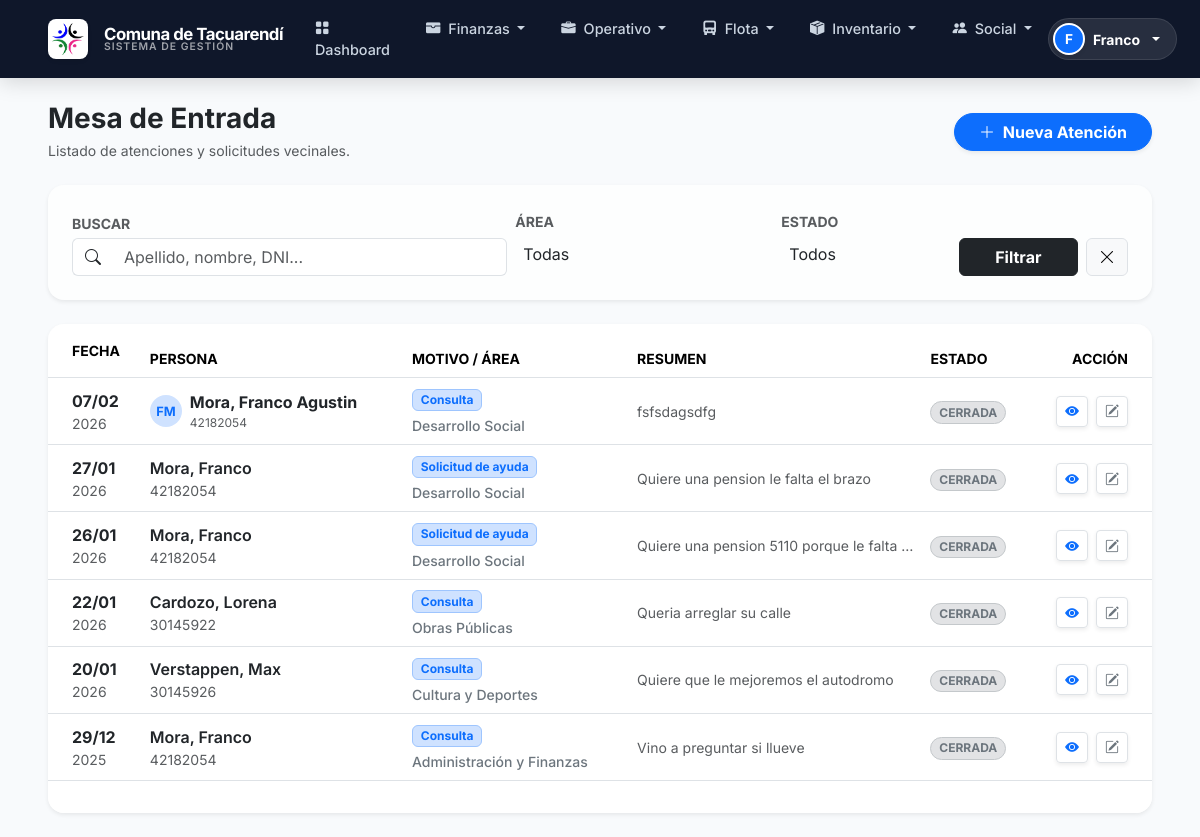
The app's page /atenciones/ (signed in) with its own data.
### finanzas/models.py (models this page shows, shortened)
class Atencion(models.Model):
    MOTIVO_CHOICES = [
        ("CONSULTA", "Consulta"),
        ("RECLAMO", "Reclamo"),
        ("SOLICITUD_AYUDA", "Solicitud de ayuda"),
        ("TRAMITE", "Trámite"),
        ("DENUNCIA", "Denuncia"),
        ("OTRO", "Otro"),
    ]
    ESTADO_CHOICES = [("ABIERTA", "Abierta"), ("EN_SEGUIMIENTO", "En seguimiento"), ("CERRADA", "Cerrada")]
    persona = models.ForeignKey(Beneficiario, on_delete=models.SET_NULL, null=True, blank=True, related_name="atenciones")
    persona_nombre = models.CharField(max_length=200, blank=True)
    persona_dni = models.CharField(max_length=20, blank=True)
    persona_barrio = models.CharField(max_length=100, blank=True)
    area = models.ForeignKey(Area, on_delete=models.SET_NULL, null=True, blank=True)
    fecha_atencion = models.DateField(default=timezone.now, db_index=True)
    hora_atencion = models.TimeField(null=True, blank=True)
    motivo_principal = models.CharField(max_length=20, choices=MOTIVO_CHOICES, default="CONSULTA")
    canal = models.CharField(max_length=20, default="PRESENCIAL")
    prioridad = models.CharField(max_length=10, default="MEDIA")
    descripcion = models.TextField(blank=True)
    resultado = models.TextField(blank=True)
    requiere_seguimiento = models.BooleanField(default=False)
    estado = models.CharField(max_length=20, choices=ESTADO_CHOICES, default="CERRADA")
    tarea_seguimiento = models.ForeignKey("agenda.Tarea", on_delete=models.SET_NULL, null=True, blank=True, related_name="atenciones")
    origen_interno = models.CharField(max_length=200, blank=True)
    creado_por = models.ForeignKey(settings.AUTH_USER_MODEL, on_delete=models.SET_NULL, null=True, related_name="atenciones_creadas")
    actualizado_por = models.ForeignKey(settings.AUTH_USER_MODEL, on_delete=models.SET_NULL, null=True, related_name="atenciones_actualizadas")
    fecha_creacion = models.DateTimeField(auto_now_add=True)
    actualizado_en = models.DateTimeField(auto_now=True)
    class Meta:
        verbose_name = "Atención"
        verbose_name_plural = "Atenciones"
        ordering = ["-fecha_atencion", "-id"]

class Beneficiario(models.Model):
    TIPO_VINCULO_NINGUNO = "NINGUNO"
    TIPO_VINCULO_PLANTA = "PLANTA"
    TIPO_VINCULO_JORNAL = "JORNAL"
    TIPO_VINCULO_EVENTUAL = "EVENTUAL"
    TIPO_VINCULO_HONORARIO = "HONORARIO"
    TIPO_VINCULO_CHOICES = [
        (TIPO_VINCULO_NINGUNO, "Sin vínculo"),
        (TIPO_VINCULO_PLANTA, "Planta"),
        (TIPO_VINCULO_JORNAL, "Jornal"),
        (TIPO_VINCULO_EVENTUAL, "Eventual"),
        (TIPO_VINCULO_HONORARIO, "Honorarios"),
    ]
    nombre = models.CharField(max_length=100)
    apellido = models.CharField(max_length=100)
    dni = models.CharField(max_length=20, blank=True, db_index=True)
    fecha_nacimiento = models.DateField(null=True, blank=True)
    direccion = models.CharField(max_length=255, blank=True)
    barrio = models.CharField(max_length=100, blank=True)
    telefono = models.CharField(max_length=50, blank=True)
    notas = models.TextField(blank=True, help_text="Observaciones generales sobre la situación social")
    paga_servicios = models.BooleanField(default=False)
    detalle_servicios = models.CharField(max_length=255, blank=True)
    tipo_vinculo = models.CharField(max_length=20, choices=TIPO_VINCULO_CHOICES, default=TIPO_VINCULO_NINGUNO)
    sector_laboral = models.ForeignKey(Area, on_delete=models.SET_NULL, null=True, blank=True, related_name="beneficiarios_laborales")
    fecha_ingreso = models.DateField(null=True, blank=True)
    percibe_beneficio = models.BooleanField(default=False)
    beneficio_detalle = models.CharField(max_length=255, blank=True)
    beneficio_organismo = models.CharField(max_length=120, blank=True)
    beneficio_monto_aprox = models.DecimalField(max_digits=12, decimal_places=2, null=True, blank=True)
    activo = models.BooleanField(default=True)
    created = models.DateTimeField(auto_now_add=True)
    class Meta:
        verbose_name = "Beneficiario"
        verbose_name_plural = "Beneficiarios"
        ordering = ["apellido", "nombre"]

class Area(models.Model):
    nombre = models.CharField(max_length=100)
    descripcion = models.TextField(blank=True)
    activo = models.BooleanField(default=True)
    class Meta:
        verbose_name = "Área"
        verbose_name_plural = "Áreas"
    def __str__(self):
        return self.nombre

### finanzas/views_atenciones.py (the view, shortened to what this page needs)
# urls.py: path("atenciones/", views_atenciones.AtencionListView.as_view(), name="atencion_list"),
class AtencionListView(OperadorSocialRequiredMixin, ListView):
    model = Atencion
    template_name = "finanzas/atencion_list.html"
    context_object_name = "atenciones"
    paginate_by = 20
    def get_queryset(self):
        qs = (
            Atencion.objects
            .select_related("persona", "area", "creado_por")
            .all()
            .order_by("-fecha_atencion", "-fecha_creacion")
        )
        q = (self.request.GET.get("q") or "").strip()
        area_id = (self.request.GET.get("area") or "").strip()
        estado = (self.request.GET.get("estado") or "").strip()
        if area_id:
            qs = qs.filter(area_id=area_id)
        if estado:
            qs = qs.filter(estado=estado)
        return qs
    def get_context_data(self, **kwargs):
        ctx = super().get_context_data(**kwargs)
        ctx["filtros_areas"] = Area.objects.filter(activo=True).order_by("nombre")
        ctx["estado_choices"] = Atencion.ESTADO_CHOICES
        ctx["q"] = (self.request.GET.get("q") or "").strip()
        ctx["area_sel"] = (self.request.GET.get("area") or "").strip()
        ctx["estado_sel"] = (self.request.GET.get("estado") or "").strip()
        ctx.update(roles_ctx(self.request.user))
        return ctx

### finanzas/templates/finanzas/atencion_list.html (shortened to what this page needs)
{% extends "finanzas/base.html" %}
{% load humanize %}
{% block content %}
<div class="d-flex justify-content-between align-items-center flex-wrap gap-2 mb-4 animate-fade-in">
  <div>
    <h1 class="h3 fw-bold text-dark mb-1">Mesa de Entrada</h1>
    <div class="text-muted small">Listado de atenciones y solicitudes vecinales.</div>
  </div>
  <a href="{% url 'finanzas:atencion_create' %}" class="btn btn-primary shadow-sm fw-bold rounded-pill px-4 hover-lift">
    <i class="bi bi-plus-lg me-1"></i> Nueva Atención
  </a>
</div>
<div class="card border-0 shadow-sm rounded-4 overflow-hidden mb-4">
  <div class="card-body p-3 p-md-4 bg-light bg-opacity-25">
    <form class="row g-2 align-items-end" method="get">
      <div class="col-12 col-md-5">
        <label class="form-label small text-muted mb-1 fw-bold">BUSCAR</label>
        <div class="input-group">
            <span class="input-group-text bg-white border-end-0"><i class="bi bi-search"></i></span>
            <input type="text" class="form-control border-start-0" name="q" value="{{ q }}" placeholder="Apellido, nombre, DNI...">
        </div>
      </div>
      <div class="col-12 col-md-3">
        <label class="form-label small text-muted mb-1 fw-bold">ÁREA</label>
      </div>
      <div class="col-12 col-md-2">
        <label class="form-label small text-muted mb-1 fw-bold">ESTADO</label>
      </div>
      <div class="col-12 col-md-2 d-flex gap-2">
        <button class="btn btn-dark w-100 fw-bold" type="submit">Filtrar</button>
        <a class="btn btn-light border" href="{% url 'finanzas:atencion_list' %}" title="Limpiar"><i class="bi bi-x-lg"></i></a>
      </div>
    </form>
  </div>
</div>
<div class="card border-0 shadow-sm rounded-4 overflow-hidden animate-fade-in">
  <div class="table-responsive">
    <table class="table table-hover align-middle mb-0">
      <thead class="bg-light small text-uppercase text-secondary fw-bold">
        <tr>
          <th class="ps-4 py-3">Fecha</th>
          <th>Persona</th>
          <th>Motivo / Área</th>
          <th>Resumen</th>
          <th>Estado</th>
          <th class="text-end pe-4">Acción</th>
        </tr>
      </thead>
      <tbody>
        {% for a in atenciones %}
        <tr>
          <td class="ps-4">
            <div class="fw-bold text-dark">{{ a.fecha_atencion|date:"d/m" }}</div>
            <div class="small text-muted">{{ a.fecha_atencion|date:"Y" }}</div>
          </td>
          <td>
            {% if a.persona %}
              <div class="d-flex align-items-center">
                  <div class="bg-primary-subtle text-primary rounded-circle d-flex align-items-center justify-content-center me-2 fw-bold" style="width: 32px; height: 32px; font-size: 0.8rem;">
                      {{ a.persona.nombre|slice:":1" }}{{ a.persona.apellido|slice:":1" }}
                  </div>
                  <div>
                      <a class="text-decoration-none fw-bold text-dark stretched-link-not" href="{% url 'finanzas:persona_detail' a.persona.pk %}">
                        {{ a.persona.apellido }}, {{ a.persona.nombre }}
                      </a>
                      <div class="small text-muted" style="font-size: 0.75rem;">{{ a.persona.dni|default:"S/D" }}</div>
                  </div>
              </div>
            {% else %}
              <div class="fw-semibold text-dark">{{ a.persona_nombre|default:"(Sin nombre)" }}</div>
              <div class="small text-muted">{{ a.persona_dni }}</div>
            {% endif %}
          </td>
          <td>
            <span class="badge bg-primary-subtle text-primary border border-primary-subtle mb-1">
              {{ a.get_motivo_principal_display }}
            </span>
            <div class="small text-secondary fw-medium">{{ a.area|default:"-" }}</div>
          </td>
          <td style="max-width: 250px;">
             <div class="text-muted small text-truncate">{{ a.descripcion|default:"Sin descripción" }}</div>
          </td>
          <td>
            {% if a.estado == "ABIERTA" %}
              <span class="badge bg-success-subtle text-success border border-success-subtle rounded-pill">ABIERTA</span>
            {% elif a.estado == "EN_SEGUIMIENTO" %}
              <span class="badge bg-warning-subtle text-warning-emphasis border border-warning-subtle rounded-pill">SEGUIMIENTO</span>
            {% else %}
              <span class="badge bg-secondary-subtle text-secondary border border-secondary-subtle rounded-pill">CERRADA</span>
            {% endif %}
          </td>
          <td class="text-end pe-4">
            <div class="d-flex justify-content-end gap-2">
                <button type="button"
                        class="btn btn-sm btn-white border shadow-sm hover-lift btn-quick-view"
                        data-bs-toggle="modal"
                        data-bs-target="#quickViewModal"
                        data-fecha="{{ a.fecha_atencion|date:'d/m/Y' }}"
                        data-persona="{% if a.persona %}{{ a.persona.apellido }}, {{ a.persona.nombre }}{% else %}{{ a.persona_nombre }}{% endif %}"
                        data-motivo="{{ a.get_motivo_principal_display }}"
                        data-area="{{ a.area|default:'General' }}"
                        data-estado="{{ a.get_estado_display }}"
                        data-descripcion="{{ a.descripcion|default:'Sin detalles.' }}"
                        data-observaciones="{{ a.observaciones|default:'No hay observaciones.' }}"
                        title="Ver detalle rápido">
                    <i class="bi bi-eye-fill text-primary"></i>
                </button>
                <a href="{% url 'finanzas:atencion_update' a.pk %}?next={{ request.get_full_path|urlencode }}"
                   class="btn btn-sm btn-white border shadow-sm hover-lift text-secondary" title="Editar / Gestionar">
                  <i class="bi bi-pencil-square"></i>
                </a>
            </div>
          </td>
        </tr>
        {% endfor %}
      </tbody>
    </table>
  </div>
  <div class="card-footer bg-white border-top-0 py-3">
  </div>
</div>
{% endblock %}

### finanzas/templates/finanzas/base.html (shortened to what this page needs)
{% load static %}
{% load humanize %}
<!doctype html>
<html lang="es" data-bs-theme="light">
  <head>
    <link href="https://cdn.jsdelivr.net/npm/bootstrap@5.3.3/dist/css/bootstrap.min.css" rel="stylesheet">
    <link rel="stylesheet" href="https://cdn.jsdelivr.net/npm/bootstrap-icons@1.11.3/font/bootstrap-icons.min.css">
    <link href="https://cdn.jsdelivr.net/npm/select2@4.1.0-rc.0/dist/css/select2.min.css" rel="stylesheet" />
    <link rel="stylesheet" href="https://cdn.jsdelivr.net/npm/select2-bootstrap-5-theme@1.3.0/dist/select2-bootstrap-5-theme.min.css" />
    <link href="https://cdn.jsdelivr.net/npm/sweetalert2@11/dist/sweetalert2.min.css" rel="stylesheet">
  </head>
  <body>
    <nav class="navbar navbar-expand-lg navbar-dark navbar-glass sticky-top">
      <div class="container-fluid px-lg-5">
        <a class="navbar-brand d-flex align-items-center gap-3" href="{% url 'finanzas:home' %}">
            <div class="logo-box shadow-sm">
                <img src="{% static 'finanzas/img/logo-comuna.png' %}" onerror="this.style.display='none'" alt="Logo" class="logo-img">
            </div>
            <div class="d-flex flex-column lh-1">
                <span style="font-size: 1.05rem;">Comuna de Tacuarendí</span>
                <span class="brand-subtitle">Sistema de Gestión</span>
            </div>
        </a>
        <div class="collapse navbar-collapse" id="mainNav">
          {% if request.user.is_authenticated %}
            <ul class="navbar-nav mx-auto mb-2 mb-lg-0 gap-1 pt-2 pt-lg-0">
              <li class="nav-item">
                <a class="nav-link" href="{% url 'finanzas:dashboard' %}">
                    <i class="bi bi-grid-fill me-1"></i> Dashboard
                </a>
              </li>
              {% if es_operador_finanzas or es_staff_finanzas or es_admin_sistema or es_operador_social %}
              <li class="nav-item dropdown">
                <a class="nav-link dropdown-toggle" href="#" data-bs-toggle="dropdown">
                    <i class="bi bi-wallet-fill me-1"></i> Finanzas
                </a>
              </li>
              {% endif %}
              {% if es_operador_finanzas or es_operador_social or es_admin_sistema %}
              <li class="nav-item dropdown">
                <a class="nav-link dropdown-toggle" href="#" data-bs-toggle="dropdown">
                    <i class="bi bi-briefcase-fill me-1"></i> Operativo
                </a>
              </li>
              {% endif %}
              {% if es_operador_finanzas or es_operador_social or es_admin_sistema %}
              <li class="nav-item dropdown">
                <a class="nav-link dropdown-toggle" href="#" data-bs-toggle="dropdown">
                    <i class="bi bi-truck-front-fill me-1"></i> Flota
                </a>
              </li>
              {% endif %}
              {% if es_operador_finanzas or es_admin_sistema or es_operador_social %}
              <li class="nav-item dropdown">
                <a class="nav-link dropdown-toggle" href="#" data-bs-toggle="dropdown">
                    <i class="bi bi-box-seam-fill me-1"></i> Inventario
                </a>
              </li>
              {% endif %}
              <li class="nav-item dropdown">
                 <a class="nav-link dropdown-toggle" href="#" data-bs-toggle="dropdown">
                    <i class="bi bi-people-fill me-1"></i> Social
                </a>
              </li>
            </ul>
            <div class="d-flex align-items-center gap-3 pt-3 pt-lg-0">
                <div class="dropdown">
                    <a href="#" class="d-flex align-items-center gap-2 text-decoration-none dropdown-toggle p-1 rounded-pill bg-white bg-opacity-10 pe-3 text-white border border-white border-opacity-10 hover-lift" data-bs-toggle="dropdown">
                        <div class="bg-primary text-white rounded-circle d-flex align-items-center justify-content-center fw-bold shadow-sm border border-2 border-white" style="width: 32px; height: 32px; font-size: 0.85rem;">
                            {{ request.user.first_name|slice:":1"|default:request.user.username|slice:":1"|upper }}
                        </div>
                        <span class="small fw-bold">{{ request.user.first_name|default:request.user.username }}</span>
                    </a>
                </div>
            </div>
          {% else %}
            <div class="ms-auto">
                <a href="{% url 'login' %}" class="btn btn-light btn-sm px-4 fw-bold shadow-sm">Ingresar</a>
            </div>
          {% endif %}
        </div>
      </div>
    </nav>
    <main class="flex-grow-1 py-4">
      <div class="container-fluid px-lg-5">
        {% block content %}{% endblock %}
      </div>
    </main>
  </body>
</html>

### records on screen
Atencion: fecha_atencion "07/02", fecha_atencion "2026", persona.nombre "F", persona.apellido "M", persona.apellido "Mora", persona.nombre "Franco Agustin", persona.dni "42182054", motivo_principal "Consulta", area "Desarrollo Social", descripcion "fsfsdagsdfg", estado "CERRADA"
Atencion: fecha_atencion "27/01", fecha_atencion "2026", persona_nombre "Mora, Franco", persona_dni "42182054", motivo_principal "Solicitud de ayuda", area "Desarrollo Social", descripcion "Quiere una pension le falta el brazo", estado "CERRADA"
Atencion: fecha_atencion "26/01", fecha_atencion "2026", persona_nombre "Mora, Franco", persona_dni "42182054", motivo_principal "Solicitud de ayuda", area "Desarrollo Social", descripcion "Quiere una pension 5110 porque le falta…", estado "CERRADA"
Atencion: fecha_atencion "22/01", fecha_atencion "2026", persona_nombre "Cardozo, Lorena", persona_dni "30145922", motivo_principal "Consulta", area "Obras Públicas", descripcion "Queria arreglar su calle", estado "CERRADA"
Atencion: fecha_atencion "20/01", fecha_atencion "2026", persona_nombre "Verstappen, Max", persona_dni "30145926", motivo_principal "Consulta", area "Cultura y Deportes", descripcion "Quiere que le mejoremos el autodromo", estado "CERRADA"
Atencion: fecha_atencion "29/12", fecha_atencion "2025", persona_nombre "Mora, Franco", persona_dni "42182054", motivo_principal "Consulta", area "Administración y Finanzas", descripcion "Vino a preguntar si llueve", estado "CERRADA"

### other values on screen
{{ request.user.first_name|default:request.user.username }} "Franco"
